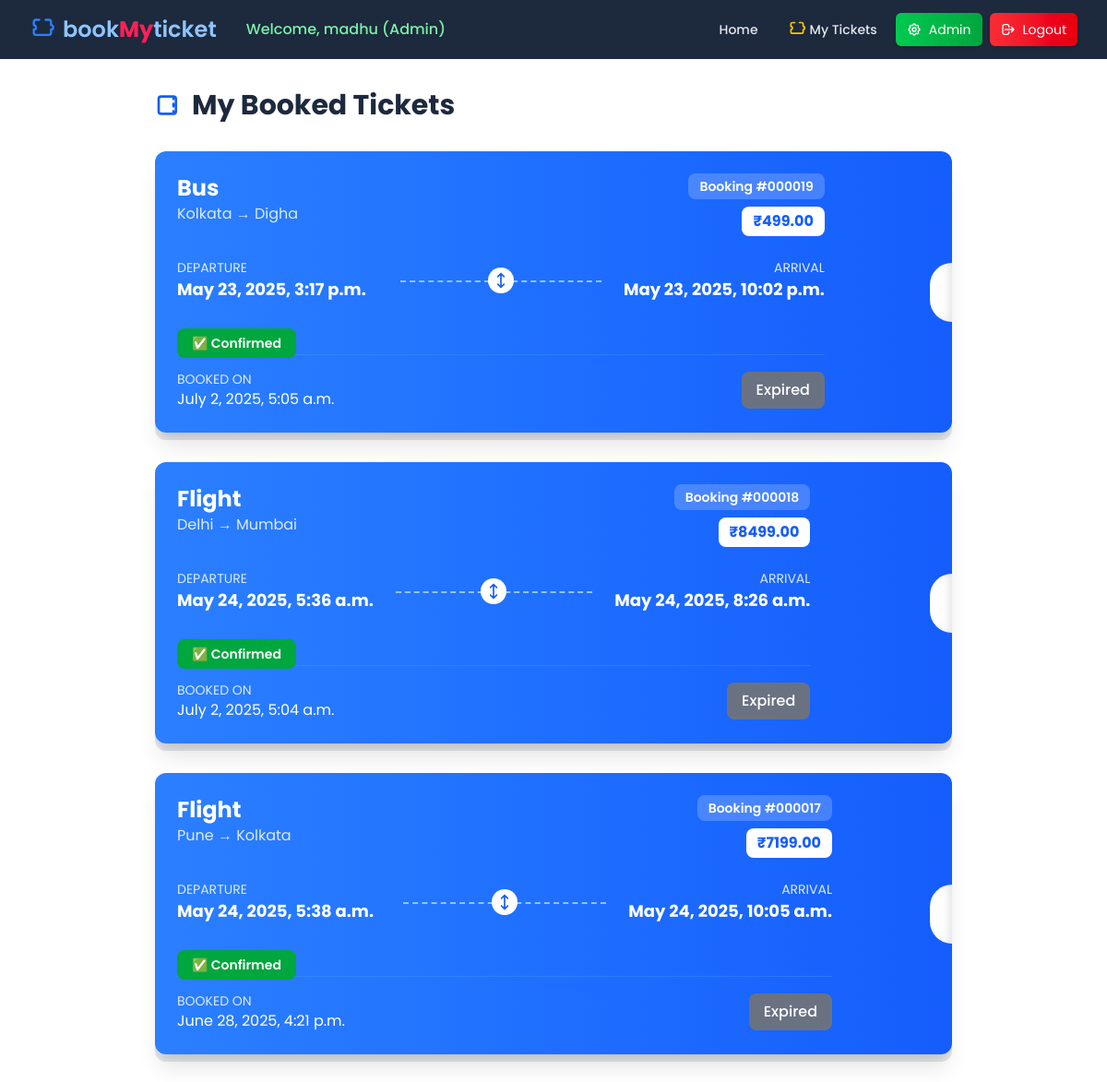
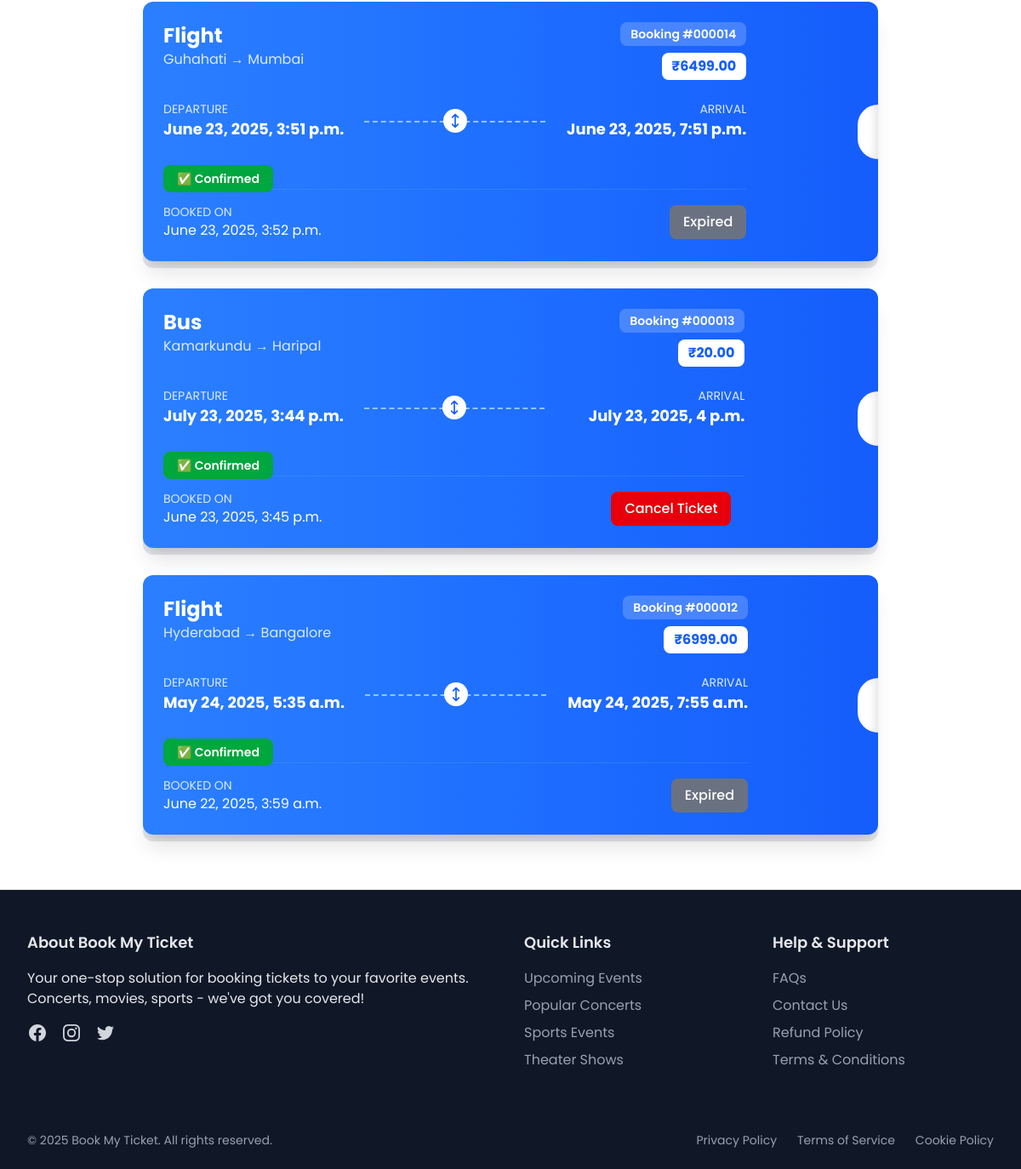
The app's page /mytickets/my_tickets/ (signed in), older data (2 pictures, top to bottom).
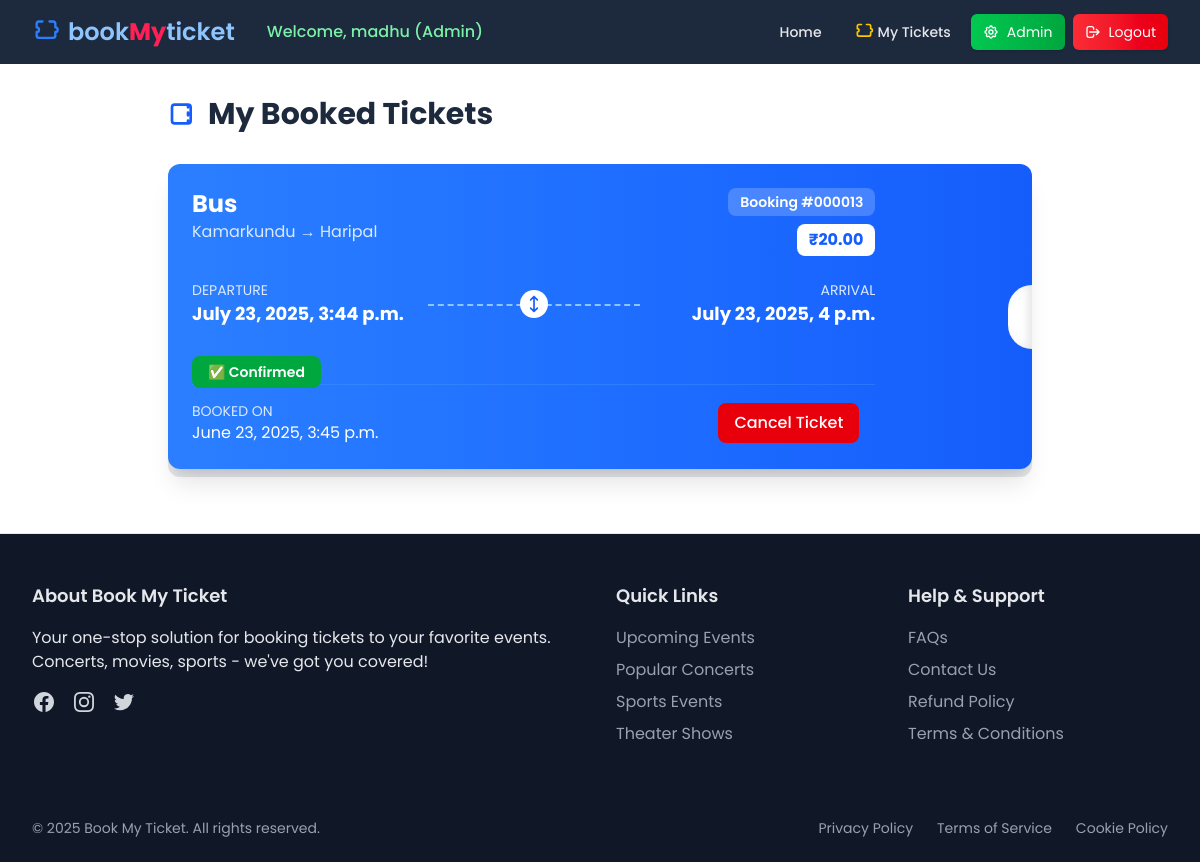
The same page, newer data.
### mytickets/models.py (models this page shows, shortened)
class UserTicket(models.Model):
    user = models.ForeignKey(User, on_delete=models.CASCADE)
    ticket = models.ForeignKey(Ticket, on_delete=models.CASCADE)
    booked_at = models.DateTimeField(auto_now_add=True)
    def is_confirmed(self):
        return timezone.now() >= self.booked_at + timedelta(days=1)
    @property
    def departure_time(self):
        return self.ticket.departure_time
    @property
    def arrival_time(self):
        return self.ticket.arrival_time

class Ticket(models.Model):
    TICKET_TYPES = [
        ('Flight', 'Flight'),
        ('Train', 'Train'),
        ('Bus', 'Bus'),
    ]
    type = models.CharField(max_length=20, choices=TICKET_TYPES)
    plane_ticket = models.ForeignKey(Ticketsplane, on_delete=models.CASCADE, null=True, blank=True)
    train_ticket = models.ForeignKey(Tickets, on_delete=models.CASCADE, null=True, blank=True)
    bus_ticket = models.ForeignKey(Ticketsbus, on_delete=models.CASCADE, null=True, blank=True)
    date_time = models.DateTimeField(default=timezone.now)
    source = models.CharField(max_length=30)
    destination = models.CharField(max_length=30)
    departure_time = models.DateTimeField()
    arrival_time = models.DateTimeField()
    total_seats = models.PositiveIntegerField()
    price = models.DecimalField(max_digits=10, decimal_places=2)

### mytickets/views.py (the view)
# urls.py: path('my_tickets/', views.my_tickets, name='my_tickets'),
@login_required
def my_tickets(request):
    bookings = UserTicket.objects.filter(user=request.user).order_by('-booked_at')
    return render(request, 'mytickets/my_tickets.html', {
        'bookings': bookings,
        'now': timezone.now(),
    })

### mytickets/templates/mytickets/my_tickets.html (shortened to what the changed rows need)
{% extends "layout.html" %}
{% block content %}
<div class="max-w-4xl mx-auto px-4 py-8">
    <h2 class="text-3xl font-bold text-slate-800 mb-8 flex items-center">
        <svg xmlns="http://www.w3.org/2000/svg" class="h-8 w-8 mr-2 text-blue-600" fill="none" viewBox="0 0 24 24" stroke="currentColor">
            <path stroke-linecap="round" stroke-linejoin="round" stroke-width="2" d="M15 5v2m0 4v2m0 4v2M5 5a2 2 0 00-2 2v10a2 2 0 002 2h10a2 2 0 002-2V7a2 2 0 00-2-2H5z" />
        </svg>
        My Booked Tickets
    </h2>
    {% for b in bookings %}
    <div class="relative mb-8 group">
        <div class="relative z-10 bg-gradient-to-r from-blue-500 to-blue-600 rounded-xl shadow-xl overflow-hidden transform group-hover:-translate-y-1 transition duration-300 flex">
            <div class="absolute right-0 top-1/2 transform -translate-y-1/2 h-16 w-6 bg-white rounded-l-full shadow-[inset_-4px_0_8px_rgba(0,0,0,0.1)]"></div>
            <div class="p-6 text-white">
                <div class="flex justify-between items-start mb-6">
                    <div>
                        <h3 class="text-2xl font-bold">{{ b.ticket.type }}</h3>
                        <p class="text-blue-100">{{ b.ticket.source }} → {{ b.ticket.destination }}</p>
                    </div>
                    <div class="flex flex-col items-end">
                        <div class="bg-white/20 rounded-lg px-3 py-1 text-sm font-semibold mb-2">
                            Booking #{{ b.id|stringformat:"06d" }}
                        </div>
                        <div class="bg-white text-blue-600 rounded-lg px-3 py-1 font-bold">
                            ₹{{ b.ticket.price }}
                        </div>
                    </div>
                </div>
                <div class="grid grid-cols-1 md:grid-cols-3 gap-6 mb-6">
                    <div>
                        <p class="text-blue-100 text-sm">DEPARTURE</p>
                        <p class="font-bold text-lg">{{ b.departure_time }}</p>
                    </div>
                    <div class="flex items-center justify-center">
                        <div class="relative w-full">
                            <div class="relative flex justify-center">
                                <div class="bg-white p-1 rounded-full">
                                    <svg xmlns="http://www.w3.org/2000/svg" class="h-5 w-5 text-blue-600" fill="none" viewBox="0 0 24 24" stroke="currentColor">
                                        <path stroke-linecap="round" stroke-linejoin="round" stroke-width="2" d="M8 7l4-4m0 0l4 4m-4-4v18m0 0l-4-4m4 4l4-4" />
                                    </svg>
                                </div>
                            </div>
                        </div>
                    </div>
                    <div class="text-right">
                        <p class="text-blue-100 text-sm">ARRIVAL</p>
                        <p class="font-bold text-lg">{{ b.arrival_time }}</p>
                    </div>
                </div>
                <div class="pt-2">
                    {% if b.is_confirmed %}
                        <span class="bg-green-600 text-white px-4 py-1.5 rounded-lg font-semibold text-sm">
                            ✅ Confirmed
                        </span>
                    {% else %}
                        <span class="bg-yellow-500 text-white px-4 py-1.5 rounded-lg font-semibold text-sm">
                            ⏳ Not Confirmed
                        </span>
                    {% endif %}
                </div>
                <div class="flex justify-between items-center pt-4 border-t border-blue-400/30">
                    <div>
                        <p class="text-blue-100 text-sm">BOOKED ON</p>
                        <p>{{ b.booked_at }}</p>
                    </div>
                    {% if b.ticket.arrival_time > now %}
                        <form method="post" action="{% url 'cancel_ticket' b.ticket.id %}" onsubmit="return confirm('Are you sure you want to cancel this ticket?');">
                            <button type="submit" class="bg-red-600 hover:bg-red-700 text-white mx-4 px-3 py-1.5 sm:px-4 sm:py-2 rounded-lg font-medium transition-colors text-sm sm:text-base">
                                Cancel Ticket
                            </button>
                        </form>
                    {% else %}
                        <span class="bg-gray-500 text-white px-4 py-2 rounded-lg font-medium text-sm sm:text-base cursor-not-allowed">
                            Expired
                        </span>
                    {% endif %}
                </div>
            </div>
        </div>
        <div class="absolute inset-0 bg-gray-200 rounded-xl transform translate-y-2 group-hover:translate-y-3 transition duration-300 -z-10"></div>
    </div>
    {% endfor %}
</div>
{% endblock %}

Row changes from the older to the newer data that the page shows:
removed UserTicket: ticket.type "Bus", ticket.source "Kolkata", ticket.destination "Digha", id "000019", ticket.price "499.00", departure_time "May 23, 2025, 3:17 p.m.", arrival_time "May 23, 2025, 10:02 p.m.", shows "✅ Confirmed", booked_at "July 2, 2025, 5:05 a.m.", shows "Expired"
removed UserTicket: ticket.type "Flight", ticket.source "Delhi", ticket.destination "Mumbai", id "000018", ticket.price "8499.00", departure_time "May 24, 2025, 5:36 a.m.", arrival_time "May 24, 2025, 8:26 a.m.", shows "✅ Confirmed", booked_at "July 2, 2025, 5:04 a.m.", shows "Expired"
removed UserTicket: ticket.type "Flight", ticket.source "Pune", ticket.destination "Kolkata", id "000017", ticket.price "7199.00", departure_time "May 24, 2025, 5:38 a.m.", arrival_time "May 24, 2025, 10:05 a.m.", shows "✅ Confirmed", booked_at "June 28, 2025, 4:21 p.m.", shows "Expired"
removed UserTicket: ticket.type "Flight", ticket.source "Guhahati", ticket.destination "Mumbai", id "000014", ticket.price "6499.00", departure_time "June 23, 2025, 3:51 p.m.", arrival_time "June 23, 2025, 7:51 p.m.", shows "✅ Confirmed", booked_at "June 23, 2025, 3:52 p.m.", shows "Expired"
removed UserTicket: ticket.type "Flight", ticket.source "Hyderabad", ticket.destination "Bangalore", id "000012", ticket.price "6999.00", departure_time "May 24, 2025, 5:35 a.m.", arrival_time "May 24, 2025, 7:55 a.m.", shows "✅ Confirmed", booked_at "June 22, 2025, 3:59 a.m.", shows "Expired"
